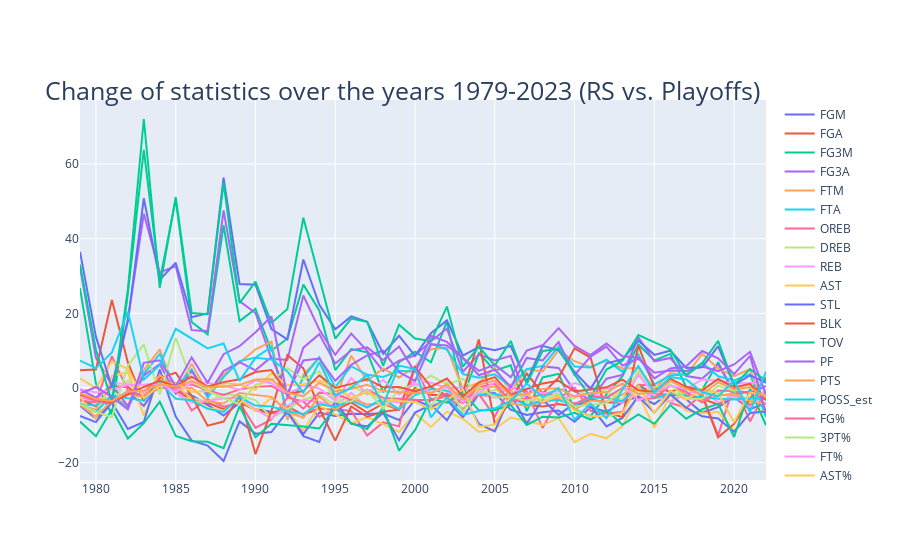

Notebook cell for this chart:
### Code cell
fig = go.Figure()
for col in comp_change_df.columns[1:]:
    fig.add_trace(go.Scatter(x=comp_change_df['season_start_year'],
                             y=comp_change_df[col], name=col))
    
fig.update_layout(
    title=dict(text="Change of statistics over the years 1979-2023 (RS vs. Playoffs)", font=dict(size=25), automargin=True, yref='paper')
)
fig.show()
